Frame 1 (no input): blank canvas, image omitted
Frame 60 (no input): blank canvas, image omitted
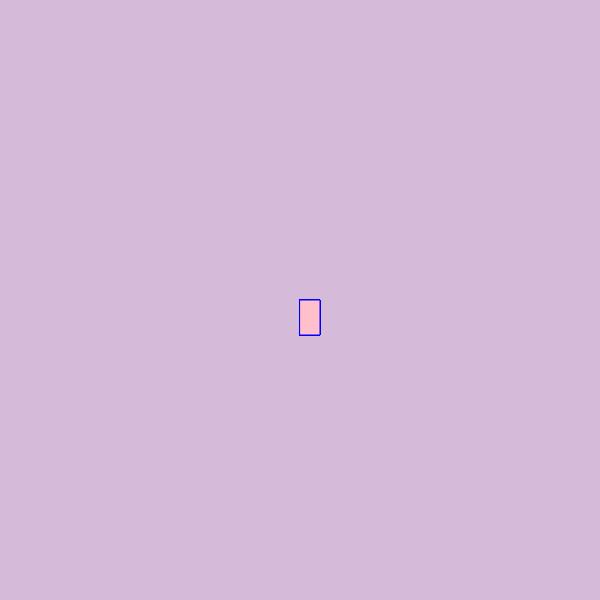
Frame 120 (the mouse pressed at the canvas centre since frame 60)

The p5.js sketch whose frames 1 and 60 were blank and that drew this single picture after the mouse press (run headless with seeded random() and noise() and a simulated clock; from frame 60 on, the mouse is pressed at the canvas centre):

// p5.js sketch
// ── sketch.js
function setup() {
    createCanvas(600, 600);
    background("#D5BBD9");
  }
  
  function draw() {
    stroke("blue");
    fill("pink");
    
    //console.log(mouseIsPressed);
  
    if (mouseIsPressed) {
      rect(mouseX, mouseY, 20, 35);
    }
  }
  
